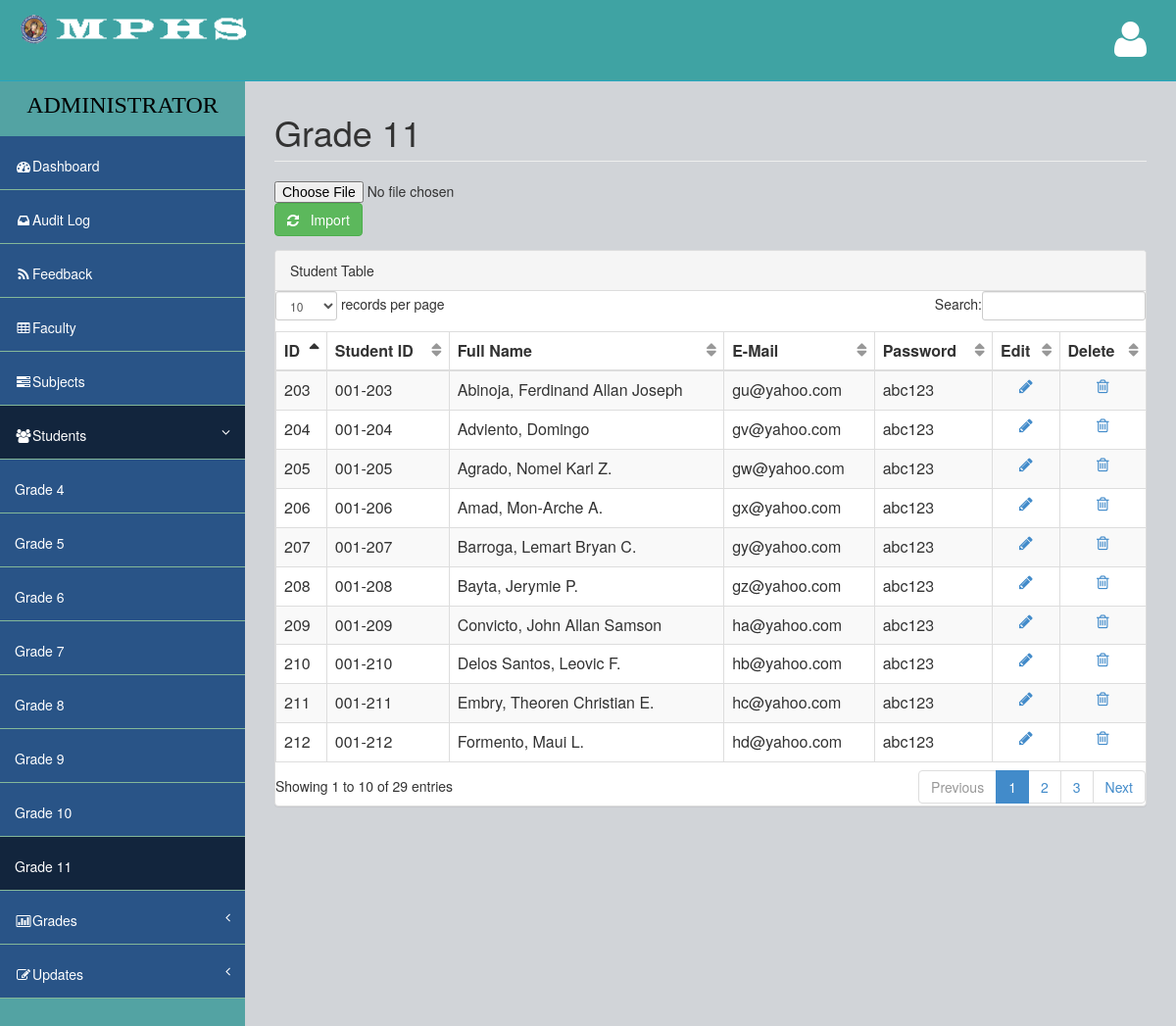
Screenshot of /Admin/11_admin_students.php (signed in) with the database file from the repository.
### tables this page shows
CREATE TABLE `stud_grade_tbl` (
  `sgid` int(3) NOT NULL AUTO_INCREMENT,
  `id` int(3) unsigned zerofill NOT NULL DEFAULT '007',
  `grade_id` int(3) unsigned zerofill NOT NULL,
  `id2` int(3) unsigned zerofill NOT NULL DEFAULT '001',
  `stud_id` int(3) unsigned zerofill NOT NULL,
  `id3` int(3) unsigned zerofill NOT NULL DEFAULT '006',
  `section_id` int(3) unsigned zerofill NOT NULL,
  `last_name` varchar(50) NOT NULL,
  `first_name` varchar(50) NOT NULL,
  `user_name` varchar(50) NOT NULL,
  `user_email` varchar(50) NOT NULL DEFAULT 'student@yahoo.com',
  `user_pass` varchar(50) NOT NULL DEFAULT 'e99a18c428cb38d5f260853678922e03',
  `dec_pass` varchar(50) NOT NULL DEFAULT 'abc123',
  `user_bio` varchar(255) NOT NULL,
  `user_pic` varchar(255) NOT NULL DEFAULT 'user.jpg',
  `date` date NOT NULL,
  `time` time NOT NULL,
  `hr` varchar(2) NOT NULL,
  `date2` date NOT NULL,
  `time2` time NOT NULL,
  `hr2` varchar(2) NOT NULL,
  PRIMARY KEY (`sgid`,`user_name`,`user_email`)
);

### Admin/11_admin_students.php (the view, shortened to what this page needs)
<?php
include('check.php');
?>
<!DOCTYPE html>
<html>
<head>
	<?php include('link.php'); ?>
</head>
<body>
    <div id="wrapper">
        <nav class="navbar navbar-default navbar-fixed-top" role="navigation" id="navbar">
            <div class="navbar-header">
                <a class="navbar-brand" href="admin.php"><img src="../images/ico/android-icon-48x48.png" alt="logo"><img src="../images/logo.png" alt="logo"></a>
            </div>
            <ul class="nav navbar-top-links navbar-right">
                <li class="dropdown">
                    <a class="dropdown-toggle" data-toggle="dropdown" href="#">
                        <i class="fa fa-user fa-3x"></i>
                    </a>
                </li>
            </ul>
        </nav>
        <nav class="navbar-default navbar-static-side" role="navigation">
            <div class="sidebar-collapse">
                <ul class="nav" id="side-menu">
                    <li>
                        <div class="user-section">
						<center>
                            <div class="user-info">
                            <font face="Verdana" size="5">
                                <div>ADMINISTRATOR</div>
							</font>
                            </div>
						</center>
                        </div>
                    </li>
                    <li>
                        <a href="admin.php"><i class="fa fa-dashboard fa-fw"></i>Dashboard</a>
                    </li>
                    <li>
                        <a href="auditlog.php"><i class="fa fa-inbox fa-fw"></i>Audit Log</a>
                    </li>
                     <li>
                        <a href="feedback.php"><i class="fa fa-rss fa-fw"></i>Feedback</a>
                    </li>
                     <li>
                        <a href="faculty.php"><i class="fa fa-table fa-fw"></i>Faculty</a>
                    </li>
                    <li>
                        <a href="subjects.php"><i class="fa fa-tasks fa-fw"></i>Subjects</a>
                    </li>
                    <li class="active selected a">
                        <a href="#"><i class="fa fa-users fa-fw"></i>Students<span class="fa arrow"></span></a>
                        <ul class="nav nav-second-level">
							<li>
                                <a href="4_admin_students.php">Grade 4</a>
                            </li>
							<li>
                                <a href="5_admin_students.php">Grade 5</a>
                            </li>
							<li>
                                <a href="6_admin_students.php">Grade 6</a>
                            </li>
                            <li>
                                <a href="7_admin_students.php">Grade 7</a>
                            </li>
                            <li>
                                <a href="8_admin_students.php">Grade 8</a>
                            </li>
                            <li>
                                <a href="9_admin_students.php">Grade 9</a>
                            </li>
                            <li>
                                <a href="10_admin_students.php">Grade 10</a>
                            </li>
							<li class="selected a">
                                <a href="11_admin_students.php">Grade 11</a>
                            </li>
                        </ul>
                    </li>
                    <li>
                        <a href="#"><i class="fa fa-bar-chart-o fa-fw"></i>Grades<span class="fa arrow"></span></a>
                    </li>
					<li>
					<a href="#"><i class="fa fa-edit fa-fw"></i>Updates<span class="fa arrow"></span></a>
					</li>
                </ul>
            </div>
        </nav>
        <div id="page-wrapper">
            <div class="row">
                <div class="col-lg-12">
                    <h1 class="page-header">Grade 11</h1>
                </div>
            </div>
			<form action="import_files/import_students.php" method="post" name="upload_excel" enctype="multipart/form-data">
                <input type="file" name="file" id="file">
                <button style="outline: none;" class="btn btn-success" type="submit" name="Import" id="submit"> <span class="fa fa-refresh"></span> &nbsp; Import</button>
            </form>
            <div class="row">
                <div class="col-lg-12">
                    <div class="panel panel-default">
                        <div class="panel-heading">
                             Student Table
                        </div>
		<div class="content-loader">
		<table cellspacing="0" width="100%" id="example" class="table table-striped table-hover table-responsive">
        <thead>
        <tr>
		<th>ID</th>
        <th>Student ID</th>
        <th>Full Name</th>
        <th>E-Mail</th>
        <th>Password</th>
        <th>Edit</th>
        <th>Delete</th>
        </tr>
        </thead>
        <tbody>
        <?php
        require_once 'connection.php';
        $stmt = $db_con->prepare("SELECT * FROM stud_grade_tbl WHERE section_id = '013'");
        $stmt->execute();
		while($row=$stmt->fetch(PDO::FETCH_ASSOC))
		{
			?>
			<tr id="<?php echo $row['stud_id']; ?>">
			<td><?php echo $row['sgid']; ?></td>
            <td><?php echo $row['id2']."-".$row['stud_id']; ?></td>
            <td><?php echo $row['last_name'].", ".$row['first_name']; ?></td>
            <td><?php echo $row['user_email']; ?></td>
			<td><?php echo $row['dec_pass']; ?></td>
			<td align="center">
			<a id="<?php echo $row['sgid']; ?>" class="edit-link" href="#" title="Edit">
			<i class="fa fa-pencil"></i>
			</a></td>
			<td align="center">
			<a id="<?php echo $row['sgid']; ?>" class="delete-link" href="#" title="Delete">
			<i class="fa fa-trash-o"></i>
            </a></td>
			</tr>
			<?php
		}
		?>
        </tbody>
		</table>
		</div>
        </div>
        </div>
        </div>
        </div>
</body>
</html>

### assets/css/style.css (style rules this page uses)
body { background-color: #f8f8f8; }
#wrapper { width: 100%; margin-top: 55px!important; background-color:#53a3a3; }
#page-wrapper { padding: 0 15px; min-height: 568px; background-color:rgb(209, 212, 216); }
.navbar-static-side ul li { background-color:#295487; !important; }
.navbar-top-links li { display: inline-block; }
.navbar-top-links li:last-child { margin-right: 15px; }
.navbar-top-links li a { padding: 20px; min-height: 50px; }
.arrow { float: right; }
.fa.arrow:before { content: "\f104"; }
.active > a > .fa.arrow:before { content: "\f107"; }
.selected.a { background-color: #12253d; }
.active.selected.a { background-color: #12253d; }
.nav-second-level li, .nav-third-level li { border-bottom: none !important; }
.nav-second-level li a { padding-left: 37px; }
@media (min-width:768px) { .navbar-static-side { z-index: 1; position: absolute; width: 250px; } }
table.dataTable thead .sorting, table.dataTable thead .sorting_asc:after, table.dataTable thead .sorting_desc, table.dataTable thead .sorting_asc_disabled, table.dataTable thead .sorting_desc_disabled { background: transparent; }
table.dataTable thead .sorting_asc:after { content: "\f0de"; float: right; font-family: fontawesome; }
table.dataTable thead .sorting:after { content: "\f0dc"; float: right; font-family: fontawesome; color: rgba(50,50,50,.5); }

### assets/css/main-style.css (style rules this page uses)
.user-info { display: block; color:#000!important; display: inline-block; padding: 15px; margin-bottom: 0px }
.navbar-top-links > li > a { color: #FFFFFF; }
.nav > li > a { padding: 20px 15px; }
#side-menu { background-color:#04B173; }
#side-menu a { color:#fff; border-bottom: 1px solid #84B899 !important; height: 55px; }
.selected { background-color:rgb(83, 163, 163); }
#navbar { background-color:rgb(63, 163, 163); }
.navbar-brand { padding-left:20px; }
.navbar-brand img { height:30px; }
.navbar-default { border-color: #27A6BE; }
@media (min-width:768px) { #page-wrapper { position: inherit; margin: 0 0 0 250px; padding: 0 30px; min-height: 1000px; } }

### Admin/link.php (style rules this page uses)
.user-section { font-size:22px; background-color:rgb(83, 163, 163); }

### rows the page displays
stud_grade_tbl: sgid "203", id2 "001", stud "203", last_name "Abinoja", first_name "Ferdinand Allan Joseph", user_email "gu@yahoo.com", dec_pass "abc123"
stud_grade_tbl: sgid "204", id2 "001", stud "204", last_name "Adviento", first_name "Domingo", user_email "gv@yahoo.com", dec_pass "abc123"
stud_grade_tbl: sgid "205", id2 "001", stud "205", last_name "Agrado", first_name "Nomel Karl Z.", user_email "gw@yahoo.com", dec_pass "abc123"
stud_grade_tbl: sgid "206", id2 "001", stud "206", last_name "Amad", first_name "Mon-Arche A.", user_email "gx@yahoo.com", dec_pass "abc123"
stud_grade_tbl: sgid "207", id2 "001", stud "207", last_name "Barroga", first_name "Lemart Bryan C.", user_email "gy@yahoo.com", dec_pass "abc123"
stud_grade_tbl: sgid "208", id2 "001", stud "208", last_name "Bayta", first_name "Jerymie P.", user_email "gz@yahoo.com", dec_pass "abc123"
stud_grade_tbl: sgid "209", id2 "001", stud "209", last_name "Convicto", first_name "John Allan Samson", user_email "ha@yahoo.com", dec_pass "abc123"
stud_grade_tbl: sgid "210", id2 "001", stud "210", last_name "Delos Santos", first_name "Leovic F.", user_email "hb@yahoo.com", dec_pass "abc123"
stud_grade_tbl: sgid "211", id2 "001", stud "211", last_name "Embry", first_name "Theoren Christian E.", user_email "hc@yahoo.com", dec_pass "abc123"
stud_grade_tbl: sgid "212", id2 "001", stud "212", last_name "Formento", first_name "Maui L.", user_email "hd@yahoo.com", dec_pass "abc123"
